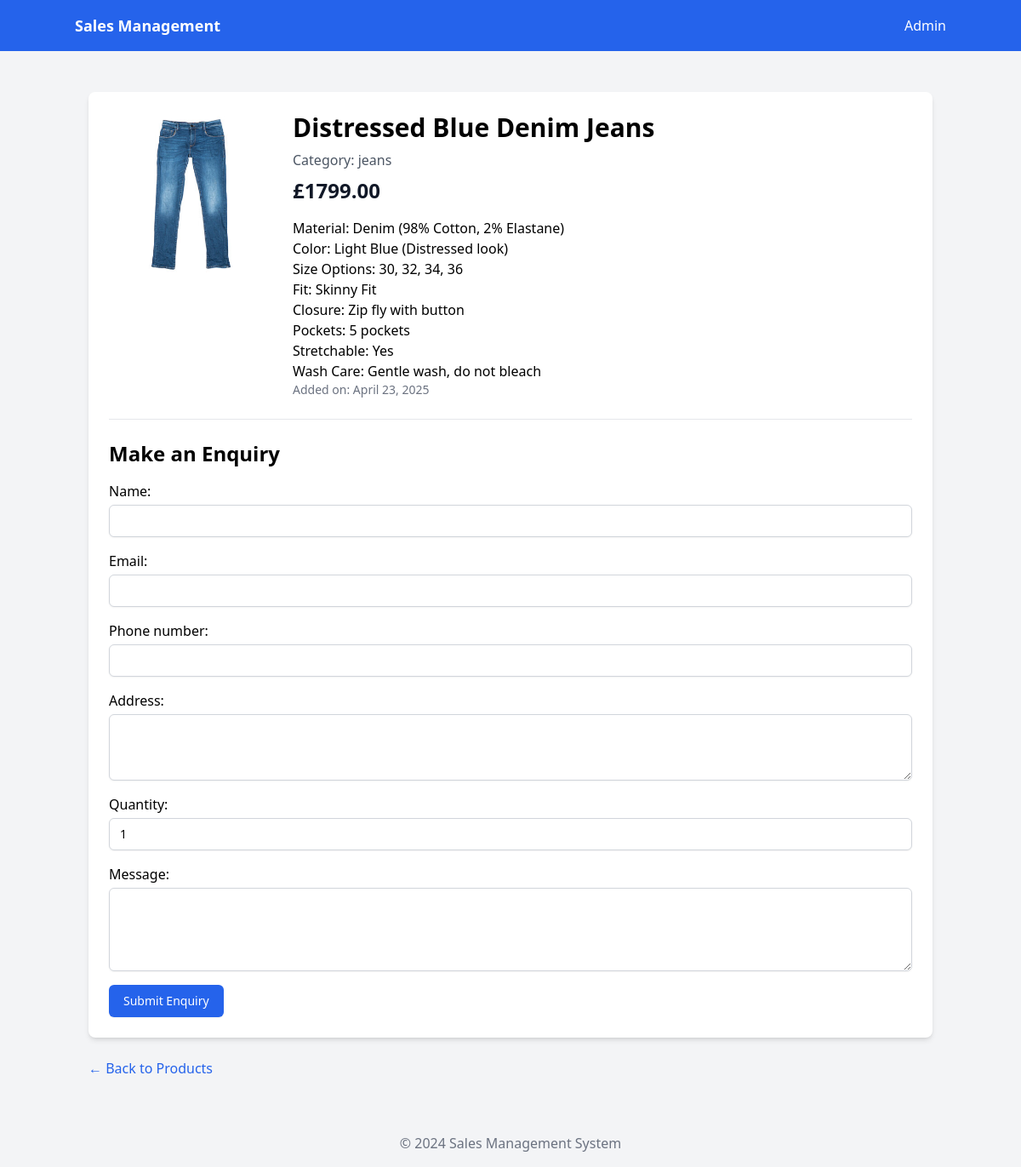
Screenshot of /product/4/ with the database file from the repository.
### sales/models.py (models this page shows, shortened)
class Product(models.Model):
    category = models.ForeignKey(Category, on_delete=models.CASCADE, related_name='products')
    name = models.CharField(max_length=200)
    description = models.TextField()
    price = models.DecimalField(max_digits=10, decimal_places=2)
    image = models.ImageField(upload_to='product_images/', blank=True, null=True)
    created_at = models.DateTimeField(auto_now_add=True)
    updated_at = models.DateTimeField(auto_now=True)

class Category(models.Model):
    name = models.CharField(max_length=100, unique=True)
    description = models.TextField(blank=True, null=True)

### sales/views.py (the view)
# urls.py: path('product/<int:pk>/', views.product_detail, name='product_detail'),
def product_detail(request, pk):
    product = get_object_or_404(Product, pk=pk)
    if request.method == 'POST':
        form = EnquiryForm(request.POST)
        if form.is_valid():
            enquiry = form.save(commit=False)
            enquiry.product = product
            enquiry.save()
            messages.success(request, f'Your enquiry for "{product.name}" has been submitted successfully!')
            return redirect('sales:product_detail', pk=product.pk) # Redirect to same page after success
        else:
            messages.error(request, 'There was an error with your submission. Please check the form.')
            pass # Fall through to render the template with the invalid form
    else:
        form = EnquiryForm() # Create a blank form for GET request
    return render(request, 'sales/product_detail.html', {'product': product, 'form': form})

### templates/sales/product_detail.html (shortened to what this page needs)
{% extends 'base.html' %}
{% block content %}
<div class="bg-white rounded-lg shadow-md overflow-hidden p-6">
    <div class="md:flex">
        <div class="md:flex-shrink-0">
            {% if product.image %}
                <img src="{{ product.image.url }}" alt="{{ product.name }}" class="h-48 w-full object-cover md:w-48 rounded">
            {% else %}
                <div class="h-48 w-full md:w-48 bg-gray-200 flex items-center justify-center text-gray-500 rounded">No Image</div>
            {% endif %}
        </div>
        <div class="mt-4 md:mt-0 md:ml-6">
            <h1 class="text-3xl font-bold mb-2">{{ product.name }}</h1>
            <p class="text-gray-600 mb-2">Category: {{ product.category.name }}</p>
            <p class="text-gray-900 text-2xl font-bold mb-4">£{{ product.price }}</p>
            <p class="text-gray-700 mb-4">{{ product.description|linebreaks }}</p>
            <p class="text-sm text-gray-500">Added on: {{ product.created_at|date:"F j, Y" }}</p>
        </div>
    </div>
    <hr class="my-6">
    <h2 class="text-2xl font-semibold mb-4">Make an Enquiry</h2>
    <form method="post" class="space-y-4">
        {{ form.as_p }}
        <button type="submit" class="inline-flex justify-center py-2 px-4 border border-transparent shadow-sm text-sm font-medium rounded-md text-white bg-blue-600 hover:bg-blue-700 focus:outline-none focus:ring-2 focus:ring-offset-2 focus:ring-blue-500">
            Submit Enquiry
        </button>
    </form>
</div>
<div class="mt-6">
    <a href="{% url 'sales:product_list' %}" class="text-blue-600 hover:underline">&larr; Back to Products</a>
</div>
{% endblock %}

### rows the page displays
Product: image (picture), name "Distressed Blue Denim Jeans", category.name "jeans", price "1799.00", description "Material: Denim (98% Cotton, 2% Elastane) Color: Light Blue (Distressed look) Size Options: 30, 32, 34, 36 Fit: Skinny Fit Closure: Zip fly with button Pockets: 5 pockets Stretchable: Yes Wash Care: Gentle wash, do not bleach", created_at "April 23, 2025"
